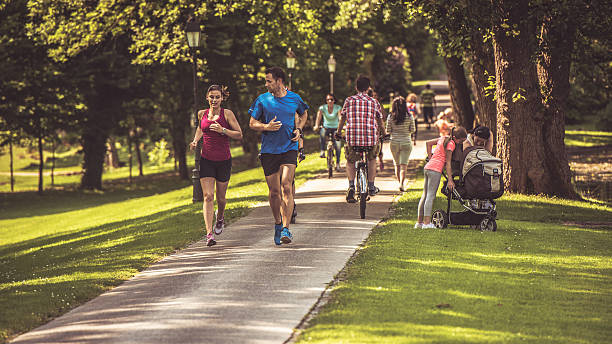
#> input picture programming/hogAlgorithmforDetection/cv.jpg, 612 x 344 px, found by its file name
$ jupyter execute --allow-errors cv.ipynb
#> lines starting #> are read from the running program, lines starting #| are printed output that depends on the picture; after the words box and inside, x2 and y2 are one past the last pixel; in counts of white or black regions, pixels touching at a corner belong together
[cell 1]
import cv2
import numpy as np

# Load the image
image = cv2.imread("c:/Users/roaam/Downloads/cv(2).jpg")
#> (the rest of this cell did not finish here and is left out)

# import library

[cell 2]
import cv2
import numpy as np
import matplotlib.pyplot as plt

# Load the image

[cell 3]
image = cv2.imread("C:/Users/roaam/OneDrive/Desktop/cv.jpg")
#> image is the input picture: shape (344, 612, 3); mean B, G, R 75.4, 106.6, 119.6
if image is None:
    print("Error: Image not found.")
    exit()

# Resize image

[cell 4]
width = 800
height = int(image.shape[0] * (800 / image.shape[1]))
#> height = 449
resized_image = cv2.resize(image, (width, height))
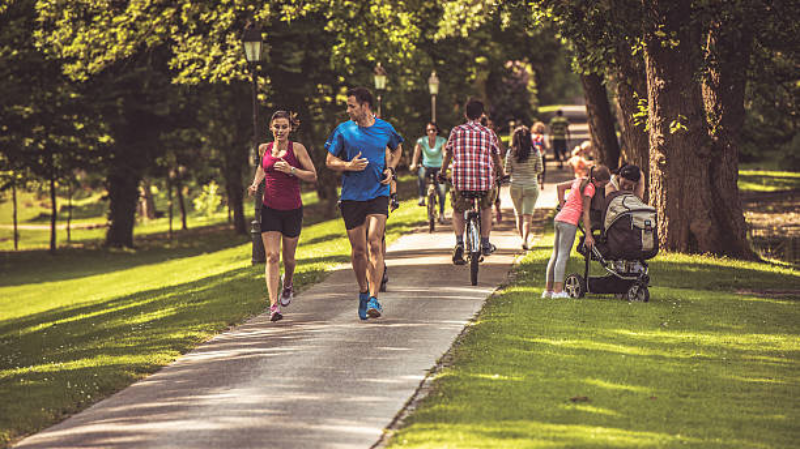
#> resized_image: shape (449, 800, 3); mean B, G, R 75.3, 106.5, 119.5

# Blur to reduce noise

[cell 5]
blurred_image = cv2.GaussianBlur(resized_image, (3, 3), 0)

#  Convert to grayscale

[cell 6]
gray = cv2.cvtColor(blurred_image, cv2.COLOR_BGR2GRAY)
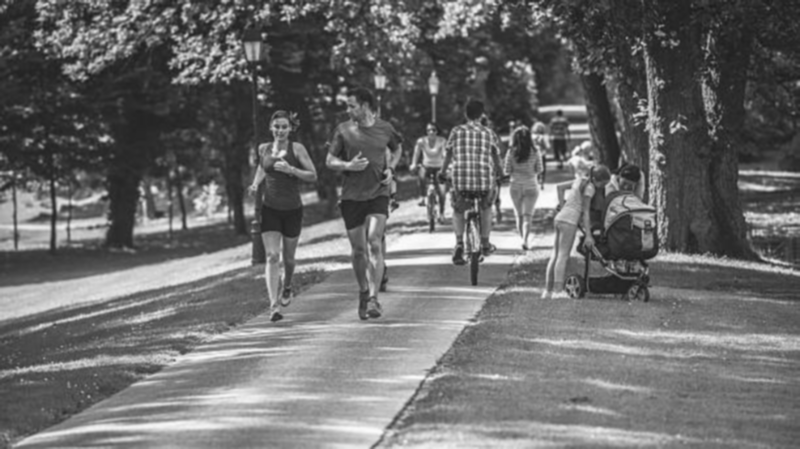
#> gray: shape (449, 800); min 27, max 252, mean 106.9

# Initialize HOG descriptor and set SVM detector

[cell 7]
hog = cv2.HOGDescriptor()
hog.setSVMDetector(cv2.HOGDescriptor_getDefaultPeopleDetector())
(rects, weights) = hog.detectMultiScale(gray, winStride=(3,3), padding=(8, 8), scale=1.05)
#> rects = [[397, 104, 72, 144], [483, 105, 81, 162], [88, 134, 71, 142], [420, 99, 102, 204], [520, 119, 105, 210], [217, 98, 125, 249], [297, 77, 137, 273]]; weights = [2.05, 1.07, 0.487, 1.78, 0.667, 2.22, 1.55]

# Resize to 64×128

# Create Cells, and Blocks

# Calculate the Gradients

# Calculate the magnitude, and orientations

# Create the histogram of 9 bins

# create blocks

# normalization

Why do we apply Normalization?\
 • To improve model accuracy.\
 • To reduce the impact of lighting differences across images.\
 • So the model focuses on the pattern/structure of the object:\
 • Edges\
 • Lines\
 • Orientations\
 • And ignores lighting intensity differences.

Simple Example:\
 • Suppose I have two images of the same person:\
 • One taken in bright light.\
 • One taken in dim light.\
 • The pixel directions (gradients) are similar.\
 • But the pixel values differ:\
 • Bright image = pixel values are multiplied.\
 • Dim image = pixel values are divided.\
 • Without normalization, HOG thinks they’re different images just because the numbers vary.

How do we perform Normalization?
 1. Each Block contains 4 Cells (2×2).
 2. Each Cell produces 9 features.
 3. So, each Block has a 36-value Feature Vector.
 4. We calculate the L2-norm of that vector:

5. Then divide each value by the norm → this gives a normalized vector.
 6. Repeat the process for every Block.
 7. Finally: concatenate all the normalized vectors → this is the final feature representation of the image.

 # example


# Apply Non-Maximum Suppression

[cell 8]
boxes = []
for (x, y, w, h) in rects:
    boxes.append([x, y, x + w, y + h])
#> this loop made 7 passes
#> after the loop, boxes = [[397, 104, 469, 248], [483, 105, 564, 267], [88, 134, 159, 276], [420, 99, 522, 303], [520, 119, 625, 329], [217, 98, 342, 347], [297, 77, 434, 350]]

confidences = [float(w) for w in weights]
#> confidences = [2.05, 1.07, 0.487, 1.78, 0.667, 2.22, 1.55]
indices = cv2.dnn.NMSBoxes(boxes, confidences, score_threshold=0.6, nms_threshold=0.9)
#> indices = [5, 0, 3, 6, 1, 4]

# Draw filtered bounding boxes

[cell 9]
for i in indices:
    i = i[0] if isinstance(i, (tuple, list, np.ndarray)) else i
    (x1, y1, x2, y2) = boxes[i]
    cv2.rectangle(resized_image, (x1, y1), (x2, y2), (0, 255, 0), 2)
#> this loop made 6 passes
#> (i, x1, y1, x2, y2) on passes 1 to 6: (5, 217, 98, 342, 347), (0, 397, 104, 469, 248), (3, 420, 99, 522, 303), (6, 297, 77, 434, 350), (1, 483, 105, 564, 267), (4, 520, 119, 625, 329)
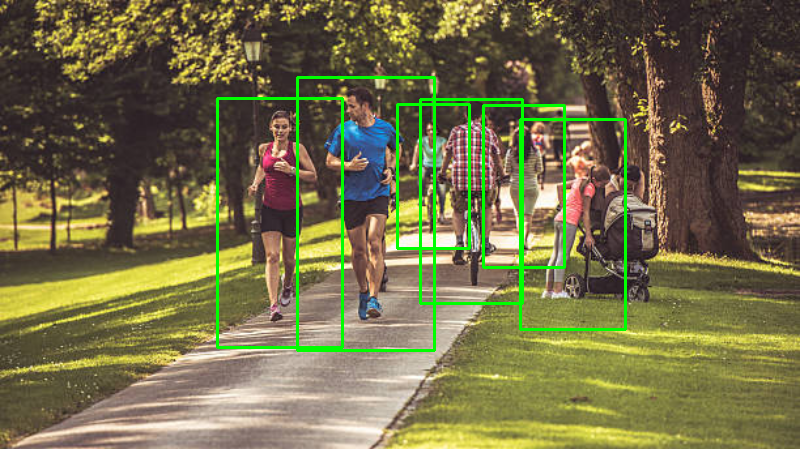
#> resized_image: shape (449, 800, 3); 3.02% of pixels changed, all inside (x1, y1, x2, y2) = (216, 76, 627, 352)

#

[cell 10]
# Show result

[cell 11]
cv2.imshow("HOG Person Detection with NMS", resized_image)
cv2.waitKey(0)
cv2.destroyAllWindows()

#  Show 9 bins for first HOG cell

[cell 12]
# Resize gray image to be divisible by 8
gray_resized = cv2.resize(gray, (gray.shape[1] // 8 * 8, gray.shape[0] // 8 * 8))

# Define HOG descriptor for visualization
hog_vis = cv2.HOGDescriptor(
    _winSize=(gray_resized.shape[1], gray_resized.shape[0]),
    _blockSize=(16, 16),
    _blockStride=(8, 8),
    _cellSize=(8, 8),
    _nbins=9
)

hog_features = hog_vis.compute(gray_resized)

# Plot first cell (first 9 values)
first_cell = hog_features[:9].flatten()
#> first_cell = [0.23, 0.23, 0.23, 0.23, 0.23, 0.23, 0.197, 0.208, 0.159]
bins = np.arange(0, 180, 20)

plt.figure(figsize=(6, 4))
plt.bar(bins, first_cell, width=15, align='center', edgecolor='black')
plt.xticks(bins)
plt.xlabel("Gradient Angle (degrees)")
plt.ylabel("Magnitude")
plt.title("HOG Descriptor - First Cell (9 Orientation Bins)")
plt.grid(True)
plt.tight_layout()
plt.show()
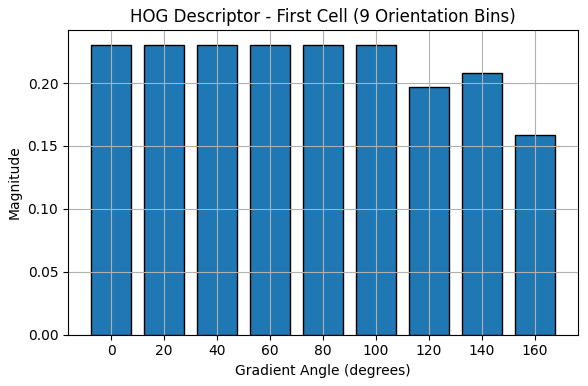
#> figure drawn by matplotlib, 1 panel

# Draw HOG gradient arrows

[cell 13]
cell_size = 8
n_cells = (gray_resized.shape[0] // cell_size, gray_resized.shape[1] // cell_size)
#> n_cells = (56, 100)
hog_feats = hog_features.reshape(n_cells[0] - 1, n_cells[1] - 1, 4, 9).sum(axis=2)

angles = np.arange(0, 180, 20)
angles_rad = np.deg2rad(angles)

hog_image = np.zeros(gray_resized.shape, dtype=np.uint8)
cell_half = cell_size // 2

for y in range(hog_feats.shape[0]):
    for x in range(hog_feats.shape[1]):
        cell_grad = hog_feats[y, x]
        for bin_idx, magnitude in enumerate(cell_grad):
            angle = angles_rad[bin_idx]
            dx = int(magnitude * np.cos(angle) * cell_half)
            dy = int(magnitude * np.sin(angle) * cell_half)
            center_x = x * cell_size + cell_half
            center_y = y * cell_size + cell_half
            pt1 = (center_x - dx, center_y - dy)
            pt2 = (center_x + dx, center_y + dy)
            cv2.line(hog_image, pt1, pt2, 255, 1)
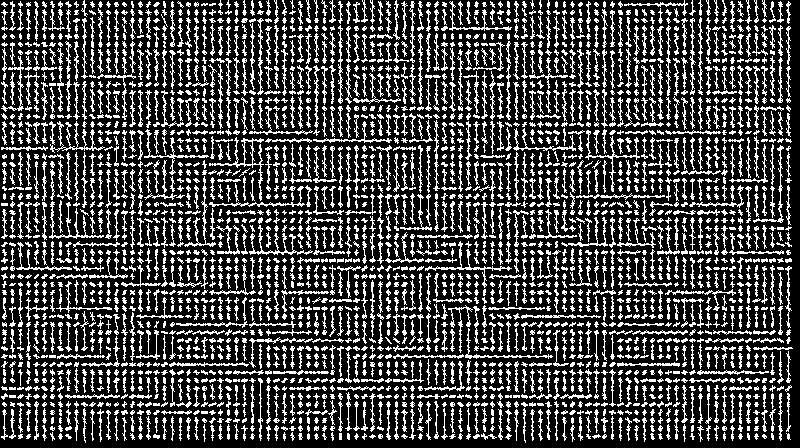
#> hog_image: shape (448, 800); 26.7% white in thin lines or dots

# Show HOG gradient arrows
plt.figure(figsize=(10, 8))
plt.imshow(hog_image, cmap='gray')
plt.title("HOG Gradient Cell Visualization")
plt.axis("off")
plt.show()
